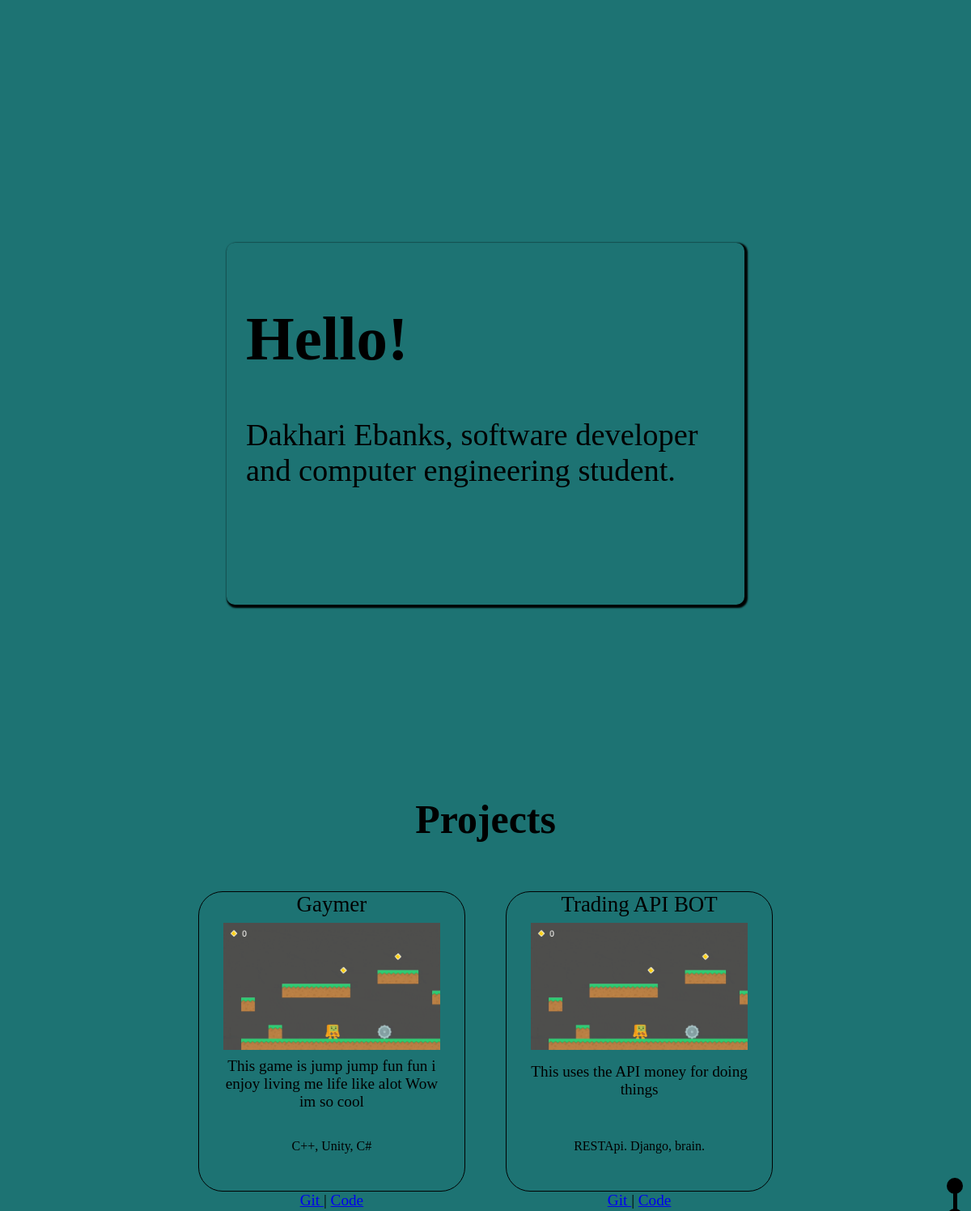
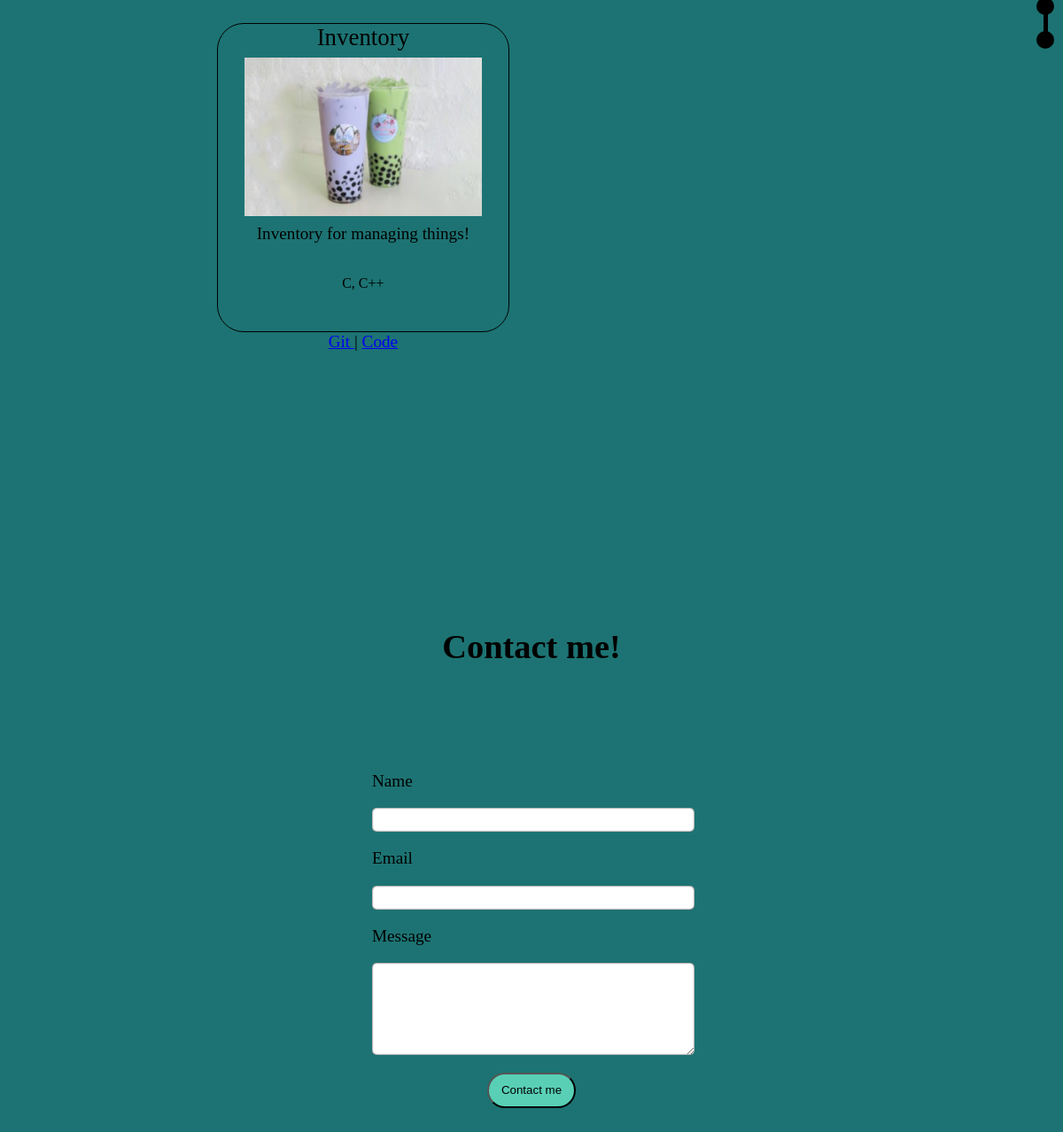
The page / on the database its author committed (2 pictures, top to bottom).
### website/models.py (models this page shows, shortened)
class Project(models.Model):
    name = models.CharField(max_length=10000)
    photo = models.ImageField(upload_to ='images/')
    description = models.CharField(max_length=1000000)
    tech = models.CharField(max_length=10000)
    gitlink =  models.URLField()
    codelink = models.URLField()

### website/views.py (the view)
# urls.py: path('', views.index, name='index'),
def index(request):
  projects = Project.objects.all()
  return render(request, 'index.html', {'projects': projects})

### templates/index.html (shortened to what this page needs)
{% load static %}
<!DOCTYPE html>
<html id="top" lang="en">
<head>
  <link rel="stylesheet" href="{% static 'stylesheets/styles.css' %}" >
  <link rel="stylesheet" href="{% static 'stylesheets/rightsidebar.css' %}" >
  <link rel="stylesheet" href="{% static 'stylesheets/scrollbar.css' %}" >
</head>
<body id="body">
  <div class="intro">
    <h1 id="hello">Hello! </h1>
    <p class="me">Dakhari Ebanks,
      software developer and computer engineering student.
    </p>
  </div>
  <div id="title-projects">
    <h1>Projects</h1>
  </div>
  <div id="projects">
    {% for project in projects %}
    <div class="project-box">
      <div class="name">{{project.name}}</div>
      <div class="project-preview">
        <img class='TD-pic' src="{{project.photo.url}}">
      </div>
      <div class="project-Description"><p>{{project.description}}</p></div>
      <div class="project-tech">
        <p>{{project.tech}}</p>
      </div>
      <div class="project-links">
        <a href='{{project.gitlink}}' target='blank'> Git </a> |
        <a href='{{project.codelink}}' target='blank'> Code </a>
      </div>
    </div>
    {% endfor %}
  </div>
  <div class ="right-sidebar">
    <a href="#top">
      <div class="sidebar-about">
      </div>
    </a>
    <div class="bar"></div>
    <a href="#title-projects">
      <div class="sidebar-work">
      </div>
    </a>
    <div class="bar"></div>
    <a href="#Contact-me">
      <div class="sidebar-contact">
      </div>
    </a>
  </div>
  <div class="Footer">
    <div id="title-contact">
      <h1 id="Contact-me">Contact me!</h1>
    </div>
    <div class="contact-info">
      <div class="test">
      <form method="POST">
        <p>Name</p>
        <input class="contact-name" type="text" name="contact-name">
        <p>Email</p>
        <input class="contact-email" type="email" name="contact-email">
        <p>Message</p>
        <textarea class="contact-text" type="text" name="contact-text"></textarea>
        <input class="sumbit" type="Submit" value="Contact me">
      </form>
      </div>
    </div>
  </div>
</body>
</html>

### static/stylesheets/styles.css (style rules this page uses)
html { scroll-behavior: smooth; font-size: 1.2rem; }
#body { background-color: #1D7373; text-decoration: none; margin-bottom: 100px; }
.intro { height: 400px; width: 50%; margin: 300px; display: table; margin-right: auto; margin-left: auto; border-radius: 10px; padding: 2%; font-size: 2rem; box-shadow: 2px 2px 2px 2px black; margin-bottom: 20%; }
#title-projects { font-size: 1.3rem; text-align: center; margin: 60px; }
#projects { display: grid; grid-template-columns: 1fr 1fr 1fr; row-gap: 50px; column-gap: 50px; width: 60%; justify-content: center; margin: auto; margin-top: 10px; margin-bottom: 20%; }
.project-box { color: black; padding: 9%; position: relative; border-radius: 30px; border: 1px solid black; display: grid; }
.project-links { position: absolute; top: 3; }
.TD-pic { width: 100%; padding-top: 8px; }
.project-Description { text-align: center; margin-top: -15px; }
.project-tech { font-size: 16px; text-align: center; align-self: end; }
.project-links { position: absolute; bottom: -23px; left: 50%; transform: translate(-50%, 0); }
.name { position: absolute; left: 50%; transform: translate(-50%, 0); font-size: 1.4rem; white-space: nowrap; }
.contact-info { margin: 100px auto; display: flex; padding: 2%; flex-direction: column; width: 30%; padding: 0 30px 30px 30px; }
#Contact-me { width: 100%; text-align: center; }
.test { width: 100%; white-space: wrap; }
.contact-name, .contact-text, .contact-email { width: 100%; height: 25px; border-radius: 5px; text-align: justify; border-style: none; box-shadow: inset 0 0 2px; }
.sumbit { width: 100px; background-color: #59d0b6; height: 40px; border-radius: 50px; display: block; margin: 15px auto; }
.contact-text { height: 100px; text-align: justify; white-space: wrap; width: 100; }
.Footer { margin-top: 70px; position: absolute; left: 0; right: 0; }
@media (min-width: 801px)  and (max-width: 1500px) { #projects { grid-template-columns: 1fr 1fr; } }

### static/stylesheets/rightsidebar.css (style rules this page uses)
.right-sidebar { position: fixed; right: 0; top: 50%; color: wheat; z-index: 100; }
.bar { height: 20px; width: 5px; position: relative; right: 2.5px; margin: -10px 0 -10px; background-color: rgb(0, 0, 0) }
.sidebar-about, .sidebar-contact, .sidebar-work { position: relative; right: 10px; border-radius: 50%; height: 20px; width: 20px; background-color: rgb(0, 0, 0); margin: 9px 0 9px; z-index: 99; }

### rows shown on the page
Project: name "Gaymer", photo (picture), description "This game is jump jump fun fun i enjoy living me life like alot Wow im so cool", tech "C++, Unity, C#"
Project: name "Trading API BOT", photo (picture), description "This uses the API money for doing things", tech "RESTApi. Django, brain."
Project: name "Inventory", photo (picture), description "Inventory for managing things!", tech "C, C++"
